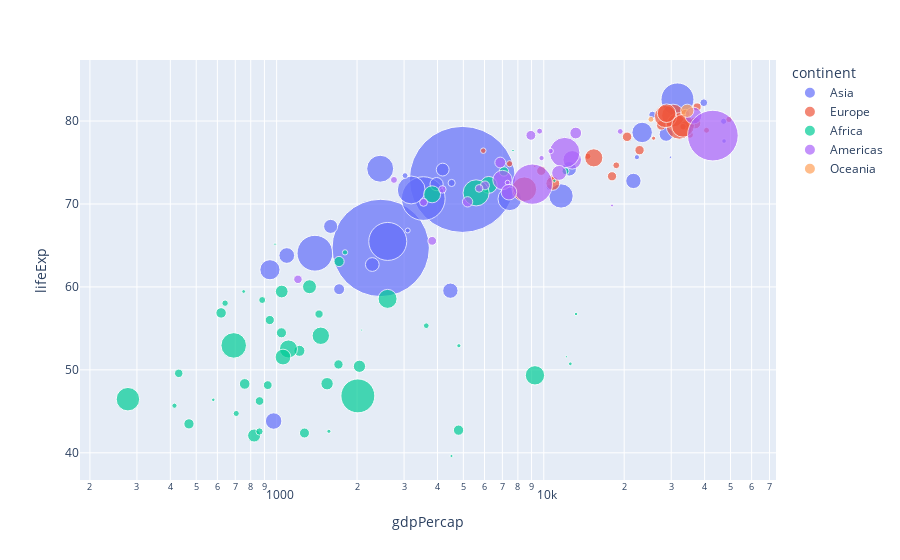

The notebook cell this image was saved under:
### Code cell
import plotly.express as px
df = px.data.gapminder()
fig = px.scatter(df.query("year==2007"), x="gdpPercap", y="lifeExp", size="pop", color="continent",
           hover_name="country", log_x=True, size_max=75)
fig.show()

### Figure 1 — Plotly figure (JSON) as saved in the notebook; plotly's stock layout.template omitted (floating-point values rounded to 4 significant figures)
{"data": [{"hovertemplate": "<b>%{hovertext}</b><br><br>continent=Asia<br>gdpPercap=%{x}<br>lifeExp=%{y}<br>pop=%{marker.size}<extra></extra>", "hovertext": ["Afghanistan", "Bahrain", "Bangladesh", "Cambodia", "China", "Hong Kong, China", "India", "Indonesia", "Iran", "Iraq", "Israel", "Japan", "Jordan", "Korea, Dem. Rep.", "Korea, Rep.", "Kuwait", "Lebanon", "Malaysia", "Mongolia", "Myanmar", "Nepal", "Oman", "Pakistan", "Philippines", "Saudi Arabia", "Singapore", "Sri Lanka", "Syria", "Taiwan", "Thailand", "Vietnam", "West Bank and Gaza", "Yemen, Rep."], "legendgroup": "Asia", "marker": {"color": "#636efa", "size": [31889923, 708573, 150448339, 14131858, 1318683096, 6980412, 1110396331, 223547000, 69453570, 27499638, 6426679, 127467972, 6053193, 23301725, 49044790, 2505559, 3921278, 24821286, 2874127, 47761980, 28901790, 3204897, 169270617, 91077287, 27601038, 4553009, 20378239, 19314747, 23174294, 65068149, 85262356, 4018332, 22211743], "sizemode": "area", "sizeref": 234400.0, "symbol": "circle"}, "mode": "markers", "name": "Asia", "orientation": "v", "showlegend": true, "type": "scatter", "x": [974.6, 29800.0, 1391.0, 1714.0, 4959.0, 39720.0, 2452.0, 3541.0, 11610.0, 4471.0, 25520.0, 31660.0, 4519.0, 1593.0, 23350.0, 47310.0, 10460.0, 12450.0, 3096.0, 944, 1091.0, 22320.0, 2606.0, 3190.0, 21650.0, 47140.0, 3970.0, 4185.0, 28720.0, 7458.0, 2442.0, 3025.0, 2281.0], "xaxis": "x", "y": [43.83, 75.64, 64.06, 59.72, 72.96, 82.21, 64.7, 70.65, 70.96, 59.55, 80.75, 82.6, 72.53, 67.3, 78.62, 77.59, 71.99, 74.24, 66.8, 62.07, 63.78, 75.64, 65.48, 71.69, 72.78, 79.97, 72.4, 74.14, 78.4, 70.62, 74.25, 73.42, 62.7], "yaxis": "y"}, {"hovertemplate": "<b>%{hovertext}</b><br><br>continent=Europe<br>gdpPercap=%{x}<br>lifeExp=%{y}<br>pop=%{marker.size}<extra></extra>", "hovertext": ["Albania", "Austria", "Belgium", "Bosnia and Herzegovina", "Bulgaria", "Croatia", "Czech Republic", "Denmark", "Finland", "France", "Germany", "Greece", "Hungary", "Iceland", "Ireland", "Italy", "Montenegro", "Netherlands", "Norway", "Poland", "Portugal", "Romania", "Serbia", "Slovak Republic", "Slovenia", "Spain", "Sweden", "Switzerland", "Turkey", "United Kingdom"], "legendgroup": "Europe", "marker": {"color": "#EF553B", "size": [3600523, 8199783, 10392226, 4552198, 7322858, 4493312, 10228744, 5468120, 5238460, 61083916, 82400996, 10706290, 9956108, 301931, 4109086, 58147733, 684736, 16570613, 4627926, 38518241, 10642836, 22276056, 10150265, 5447502, 2009245, 40448191, 9031088, 7554661, 71158647, 60776238], "sizemode": "area", "sizeref": 234400.0, "symbol": "circle"}, "mode": "markers", "name": "Europe", "orientation": "v", "showlegend": true, "type": "scatter", "x": [5937.0, 36130.0, 33690.0, 7446.0, 10680.0, 14620.0, 22830.0, 35280.0, 33210.0, 30470.0, 32170.0, 27540.0, 18010.0, 36180.0, 40680.0, 28570.0, 9254.0, 36800.0, 49360.0, 15390.0, 20510.0, 10810.0, 9787.0, 18680.0, 25770.0, 28820.0, 33860.0, 37510.0, 8458.0, 33200.0], "xaxis": "x", "y": [76.42, 79.83, 79.44, 74.85, 73.0, 75.75, 76.49, 78.33, 79.31, 80.66, 79.41, 79.48, 73.34, 81.76, 78.89, 80.55, 74.54, 79.76, 80.2, 75.56, 78.1, 72.48, 74.0, 74.66, 77.93, 80.94, 80.88, 81.7, 71.78, 79.42], "yaxis": "y"}, {"hovertemplate": "<b>%{hovertext}</b><br><br>continent=Africa<br>gdpPercap=%{x}<br>lifeExp=%{y}<br>pop=%{marker.size}<extra></extra>", "hovertext": ["Algeria", "Angola", "Benin", "Botswana", "Burkina Faso", "Burundi", "Cameroon", "Central African Republic", "Chad", "Comoros", "Congo, Dem. Rep.", "Congo, Rep.", "Cote d'Ivoire", "Djibouti", "Egypt", "Equatorial Guinea", "Eritrea", "Ethiopia", "Gabon", "Gambia", "Ghana", "Guinea", "Guinea-Bissau", "Kenya", "Lesotho", "Liberia", "Libya", "Madagascar", "Malawi", "Mali", "Mauritania", "Mauritius", "Morocco", "Mozambique", "Namibia", "Niger", "Nigeria", "Reunion", "Rwanda", "Sao Tome and Principe", "Senegal", "Sierra Leone", "Somalia", "South Africa", "Sudan", "Swaziland", "Tanzania", "Togo", "Tunisia", "Uganda", "Zambia", "Zimbabwe"], "legendgroup": "Africa", "marker": {"color": "#00cc96", "size": [33333216, 12420476, 8078314, 1639131, 14326203, 8390505, 17696293, 4369038, 10238807, 710960, 64606759, 3800610, 18013409, 496374, 80264543, 551201, 4906585, 76511887, 1454867, 1688359, 22873338, 9947814, 1472041, 35610177, 2012649, 3193942, 6036914, 19167654, 13327079, 12031795, 3270065, 1250882, 33757175, 19951656, 2055080, 12894865, 135031164, 798094, 8860588, 199579, 12267493, 6144562, 9118773, 43997828, 42292929, 1133066, 38139640, 5701579, 10276158, 29170398, 11746035, 12311143], "sizemode": "area", "sizeref": 234400.0, "symbol": "circle"}, "mode": "markers", "name": "Africa", "orientation": "v", "showlegend": true, "type": "scatter", "x": [6223.0, 4797.0, 1441.0, 12570.0, 1217.0, 430.1, 2042.0, 706.0, 1704.0, 986.1, 277.6, 3633.0, 1545.0, 2082.0, 5581.0, 12150.0, 641.4, 690.8, 13210.0, 752.7, 1328.0, 942.7, 579.2, 1463.0, 1569.0, 414.5, 12060.0, 1045.0, 759.3, 1043.0, 1803.0, 10960.0, 3820.0, 823.7, 4811.0, 619.7, 2014.0, 7670.0, 863.1, 1598.0, 1712.0, 862.5, 926.1, 9270.0, 2602.0, 4513.0, 1107.0, 883.0, 7093.0, 1056.0, 1271.0, 469.7], "xaxis": "x", "y": [72.3, 42.73, 56.73, 50.73, 52.3, 49.58, 50.43, 44.74, 50.65, 65.15, 46.46, 55.32, 48.33, 54.79, 71.34, 51.58, 58.04, 52.95, 56.73, 59.45, 60.02, 56.01, 46.39, 54.11, 42.59, 45.68, 73.95, 59.44, 48.3, 54.47, 64.16, 72.8, 71.16, 42.08, 52.91, 56.87, 46.86, 76.44, 46.24, 65.53, 63.06, 42.57, 48.16, 49.34, 58.56, 39.61, 52.52, 58.42, 73.92, 51.54, 42.38, 43.49], "yaxis": "y"}, {"hovertemplate": "<b>%{hovertext}</b><br><br>continent=Americas<br>gdpPercap=%{x}<br>lifeExp=%{y}<br>pop=%{marker.size}<extra></extra>", "hovertext": ["Argentina", "Bolivia", "Brazil", "Canada", "Chile", "Colombia", "Costa Rica", "Cuba", "Dominican Republic", "Ecuador", "El Salvador", "Guatemala", "Haiti", "Honduras", "Jamaica", "Mexico", "Nicaragua", "Panama", "Paraguay", "Peru", "Puerto Rico", "Trinidad and Tobago", "United States", "Uruguay", "Venezuela"], "legendgroup": "Americas", "marker": {"color": "#ab63fa", "size": [40301927, 9119152, 190010647, 33390141, 16284741, 44227550, 4133884, 11416987, 9319622, 13755680, 6939688, 12572928, 8502814, 7483763, 2780132, 108700891, 5675356, 3242173, 6667147, 28674757, 3942491, 1056608, 301139947, 3447496, 26084662], "sizemode": "area", "sizeref": 234400.0, "symbol": "circle"}, "mode": "markers", "name": "Americas", "orientation": "v", "showlegend": true, "type": "scatter", "x": [12780.0, 3822.0, 9066.0, 36320.0, 13170.0, 7007.0, 9645.0, 8948.0, 6025.0, 6873.0, 5728.0, 5186.0, 1202.0, 3548.0, 7321.0, 11980.0, 2749.0, 9809.0, 4173.0, 7409.0, 19330.0, 18010.0, 42950.0, 10610.0, 11420.0], "xaxis": "x", "y": [75.32, 65.55, 72.39, 80.65, 78.55, 72.89, 78.78, 78.27, 72.23, 74.99, 71.88, 70.26, 60.92, 70.2, 72.57, 76.19, 72.9, 75.54, 71.75, 71.42, 78.75, 69.82, 78.24, 76.38, 73.75], "yaxis": "y"}, {"hovertemplate": "<b>%{hovertext}</b><br><br>continent=Oceania<br>gdpPercap=%{x}<br>lifeExp=%{y}<br>pop=%{marker.size}<extra></extra>", "hovertext": ["Australia", "New Zealand"], "legendgroup": "Oceania", "marker": {"color": "#FFA15A", "size": [20434176, 4115771], "sizemode": "area", "sizeref": 234400.0, "symbol": "circle"}, "mode": "markers", "name": "Oceania", "orientation": "v", "showlegend": true, "type": "scatter", "x": [34440.0, 25190.0], "xaxis": "x", "y": [81.23, 80.2], "yaxis": "y"}], "layout": {"legend": {"itemsizing": "constant", "title": {"text": "continent"}, "tracegroupgap": 0}, "margin": {"t": 60}, "xaxis": {"anchor": "y", "domain": [0, 1], "title": {"text": "gdpPercap"}, "type": "log"}, "yaxis": {"anchor": "x", "domain": [0, 1], "title": {"text": "lifeExp"}}}}
